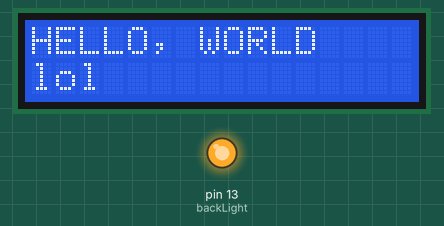
This sketch was run on a simulated Arduino Uno, built with avr-gcc and run on an emulated ATmega328P. On the bench: 16×2 character LCD, output pins drawn as LEDs (lit = HIGH).

Above: at 0.1 s.
At 1.1 s:
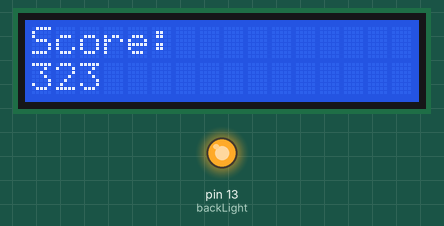

The sketch:

display.ino
```cpp
#include <LiquidCrystal.h>

// Connections:
// rs (LCD pin 4) to Arduino pin 12
// rw (LCD pin 5) to Arduino pin 11
// enable (LCD pin 6) to Arduino pin 10
// LCD pin 15 to Arduino pin 13
// LCD pins d4, d5, d6, d7 to Arduino pins 5, 4, 3, 2
// LCD pin 3 1k resistor to GNDf
LiquidCrystal lcd(12, 11, 10, 5, 4, 3, 2);

int backLight = 13;    // pin 13 will control the backlight

void LCD_print(char* phrase1, char* phrase2){
  //clears the LCD display
  //prints phrase1 starting at row1, column1
  //prints phrase2 starting at row2, column1
  lcd.clear();
  lcd.setCursor(0,0);
  lcd.print(phrase1);
  lcd.setCursor(0,1);
  lcd.print(phrase2);
}

void LCD_print_score(int score){
  //clears LCD
  //prints "Score:" on first line
  //prints score on second line
  lcd.clear();
  lcd.setCursor(0,0);
  lcd.print("Score:");
  lcd.setCursor(0,1);
  lcd.print(score);
}
void setup()
{
  //SETUP
  pinMode(backLight, OUTPUT);
  digitalWrite(backLight, HIGH); // turn backlight on. Replace 'HIGH' with 'LOW' to turn it off.
  lcd.begin(16,2);              // columns, rows.  use 16,2 for a 16x2 LCD, etc.
  //SETUP FINISH

  //some test code
  char* ph1 = "HELLO, WORLD";
  char* ph2 = "lol";
  LCD_print(ph1, ph2);
  delay(1000);
  LCD_print_score(323);
  //lcd.clear();                  // start with a blank screen
  //lcd.setCursor(0,0);           // set cursor to column 0, row 0 (the first row)
  //lcd.print("Hello, World");    // change text to whatever you like. keep it clean!
  //lcd.setCursor(0,1);           // set cursor to column 0, row 1
  //lcd.print("com");

  // if you have a 4 row LCD, uncomment these lines to write to the bottom rows
  // and change the lcd.begin() statement above.
  //lcd.setCursor(0,2);         // set cursor to column 0, row 2
  //lcd.print("Row 3");
  //lcd.setCursor(0,3);         // set cursor to column 0, row 3
  //lcd.print("Row 4");
}

void loop()
{
}

/* ------------------------------------------------------------------------------- */
```
